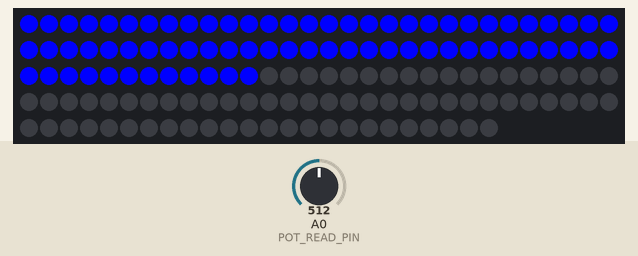
Recording of a sketch running on a simulated Arduino Uno, built with avr-gcc and run on an emulated ATmega328P. Parts: 144 RGB LEDs in strip order, left to right, continuing on the next row. The inputs (shaded band) are chosen by the test bench; at power-on: A0 (POT_READ_PIN) = 512.

Above: at 1.2 s.
1.3 s: A0 (POT_READ_PIN) set to 0
At 2.0 s:
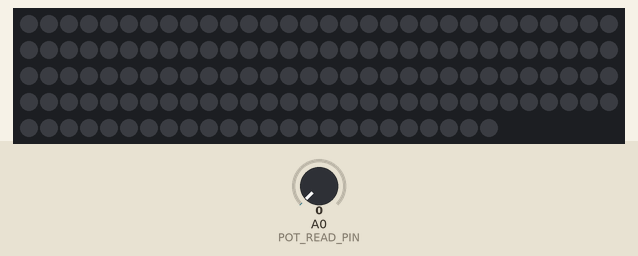
2.8 s: A0 (POT_READ_PIN) set to 1023
At 3.4 s:
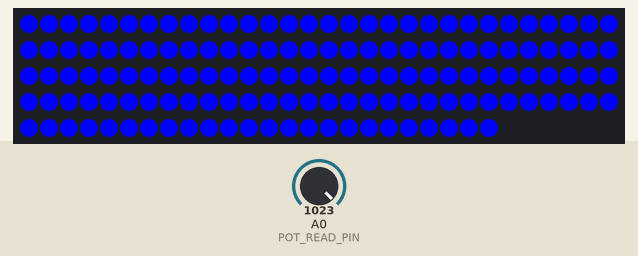
4.3 s: A0 (POT_READ_PIN) set to 900
Timing chart, 0 to 7.3 s (numbered marks = the images above; inputs shaded):
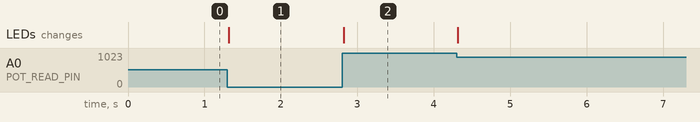

The sketch:

led-strip2.ino
```cpp
/*
    LED Strip controlled by potentiometer (WS2812B)
*/

#include <Adafruit_NeoPixel.h>

#define NUMPIXELS 144

#define LED_DATA_PIN 6

Adafruit_NeoPixel pixels(NUMPIXELS, LED_DATA_PIN, NEO_GRB + NEO_KHZ800);

#define POT_READ_PIN A0

#define DELAYVAL 10


void setup() {
  pixels.begin();
}

void loop() {

  int POT_VALUE = analogRead(POT_READ_PIN);

  int lauf = map(POT_VALUE, 0, 1023, 0, NUMPIXELS);

  for(int i=0; i < lauf; i++) {
    pixels.setPixelColor(i, pixels.Color(0, 0, 255));
  }

  for(int i=lauf; i < NUMPIXELS; i++) {
    pixels.setPixelColor(i, pixels.Color(0, 0, 0));
  }

  pixels.show();
  delay(DELAYVAL);
}
```

Measured:
- after the input at 1.3 s, the LEDs: change at once (image 1)
- after the input at 2.8 s, the LEDs: change at once (image 2)
